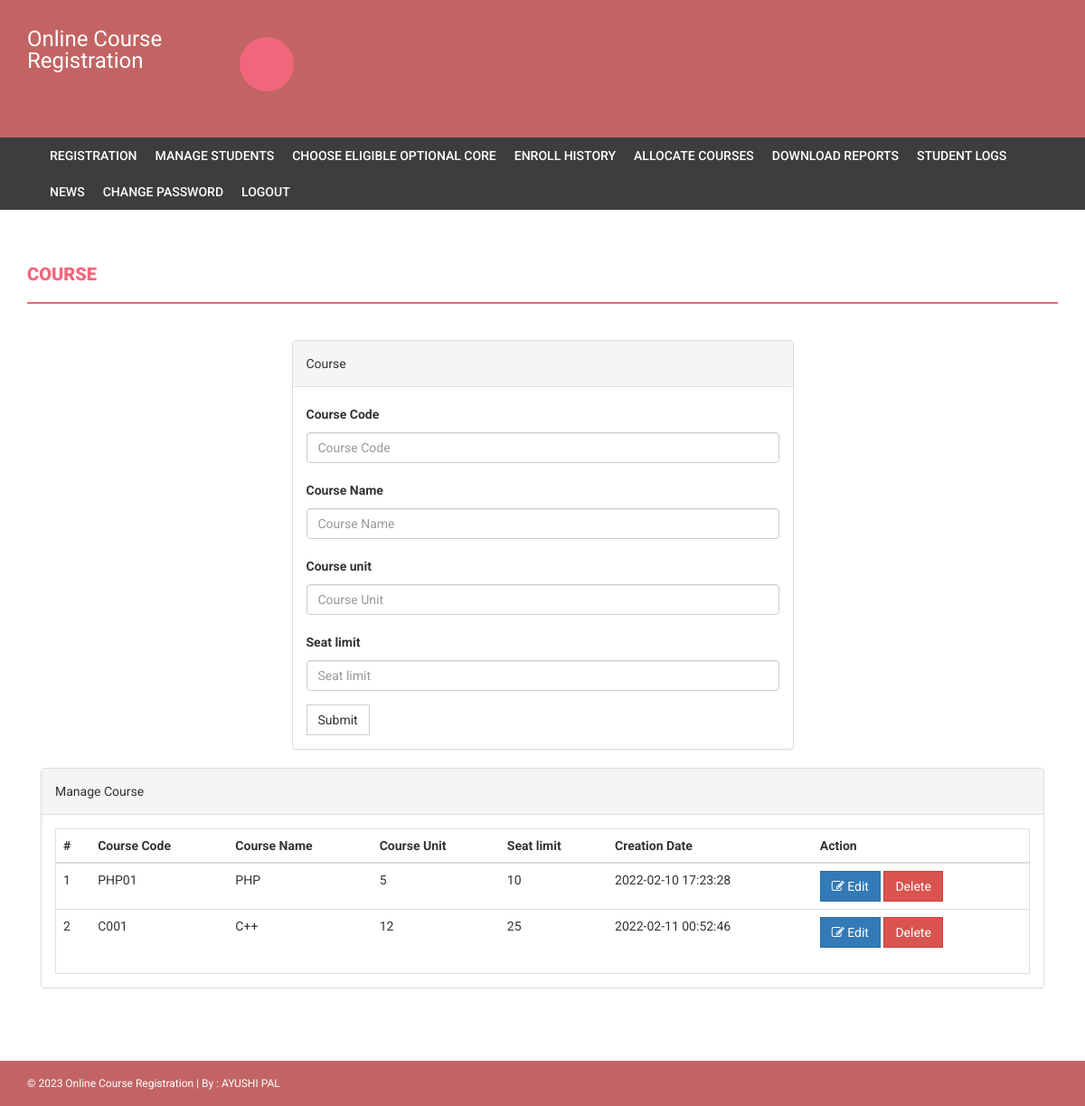
Page /admin/course.php (signed in) on the committed database.
### tables this page shows
CREATE TABLE `course` (
  `id` int(11) NOT NULL,
  `courseCode` varchar(255) DEFAULT NULL,
  `courseName` varchar(255) DEFAULT NULL,
  `courseUnit` varchar(255) DEFAULT NULL,
  `noofSeats` int(11) DEFAULT NULL,
  `creationDate` timestamp NULL DEFAULT current_timestamp(),
  `updationDate` varchar(255) DEFAULT NULL
);

### admin/course.php (the view, shortened to what this page needs)
<?php
if(strlen($_SESSION['alogin'])==0)
    {
header('location:index.php');
}
else{
?>
<!DOCTYPE html>
<html xmlns="http://www.w3.org/1999/xhtml">
<head>
    <link href="../assets/css/bootstrap.css" rel="stylesheet" />
    <link href="../assets/css/font-awesome.css" rel="stylesheet" />
    <link href="../assets/css/style.css" rel="stylesheet" />
</head>
<body>
<?php include('includes/header.php');?>
<?php if($_SESSION['alogin']!="")
{
 include('includes/menubar.php');
}
 ?>
    <div class="content-wrapper">
        <div class="container">
              <div class="row">
                    <div class="col-md-12">
                        <h1 class="page-head-line">Course  </h1>
                    </div>
                </div>
                <div class="row" >
                  <div class="col-md-3"></div>
                    <div class="col-md-6">
                        <div class="panel panel-default">
                        <div class="panel-heading">
                           Course
                        </div>
                        <div class="panel-body">
                       <form name="dept" method="post">
   <div class="form-group">
    <label for="coursecode">Course Code  </label>
    <input type="text" class="form-control" id="coursecode" name="coursecode" placeholder="Course Code" required />
  </div>
 <div class="form-group">
    <label for="coursename">Course Name  </label>
    <input type="text" class="form-control" id="coursename" name="coursename" placeholder="Course Name" required />
  </div>
<div class="form-group">
    <label for="courseunit">Course unit  </label>
    <input type="text" class="form-control" id="courseunit" name="courseunit" placeholder="Course Unit" required />
  </div>
<div class="form-group">
    <label for="seatlimit">Seat limit  </label>
    <input type="text" class="form-control" id="seatlimit" name="seatlimit" placeholder="Seat limit" required />
  </div>
 <button type="submit" name="submit" class="btn btn-default">Submit</button>
</form>
                            </div>
                            </div>
                    </div>
                </div>
                <div class="col-md-12">
                    <div class="panel panel-default">
                        <div class="panel-heading">
                            Manage Course
                        </div>
                        <div class="panel-body">
                            <div class="table-responsive table-bordered">
                                <table class="table">
                                    <thead>
                                        <tr>
                                            <th>#</th>
                                            <th>Course Code</th>
                                            <th>Course Name </th>
                                            <th>Course Unit</th>
                                            <th>Seat limit</th>
                                             <th>Creation Date</th>
                                             <th>Action</th>
                                        </tr>
                                    </thead>
                                    <tbody>
<?php
$sql=mysqli_query($con,"select * from course");
$cnt=1;
while($row=mysqli_fetch_array($sql))
{
?>
                                        <tr>
                                            <td><?php echo $cnt;?></td>
                                            <td><?php echo htmlentities($row['courseCode']);?></td>
                                            <td><?php echo htmlentities($row['courseName']);?></td>
                                            <td><?php echo htmlentities($row['courseUnit']);?></td>
                                             <td><?php echo htmlentities($row['noofSeats']);?></td>
                                            <td><?php echo htmlentities($row['creationDate']);?></td>
                                            <td>
                                            <a href="edit-course.php?id=<?php echo $row['id']?>">
<button class="btn btn-primary"><i class="fa fa-edit "></i> Edit</button> </a>
  <a href="course.php?id=<?php echo $row['id']?>&del=delete" onClick="return confirm('Are you sure you want to delete?')">
                                            <button class="btn btn-danger">Delete</button>
</a>
                                            </td>
                                        </tr>
<?php
$cnt++;
} ?>
                                    </tbody>
                                </table>
                            </div>
                        </div>
                    </div>
                </div>
            </div>
        </div>
  <?php include('includes/footer.php');?>
</body>
</html>
<?php } ?>

### assets/css/style.css (style rules this page uses)
body { font-family: 'Roboto', sans-serif; line-height: 30px; }
.content-wrapper { margin-top: 40px; min-height: 600px; padding-bottom: 60px; }
.page-head-line { font-weight: 900; padding-bottom: 20px; border-bottom: 2px solid #F0677C; text-transform: uppercase; color: #F0677C; font-size: 20px; margin-bottom: 40px; }
.btn { border-radius: 0px; -webkit-border-radius: 0px; -moz-border-radius: 0px; }

### rows in the picture
course: courseCode "PHP01", courseName "PHP", courseUnit "5", noofSeats "10", creationDate "2022-02-10 17:23:28"
course: courseCode "C001", courseName "C++", courseUnit "12", noofSeats "25", creationDate "2022-02-11 00:52:46"
